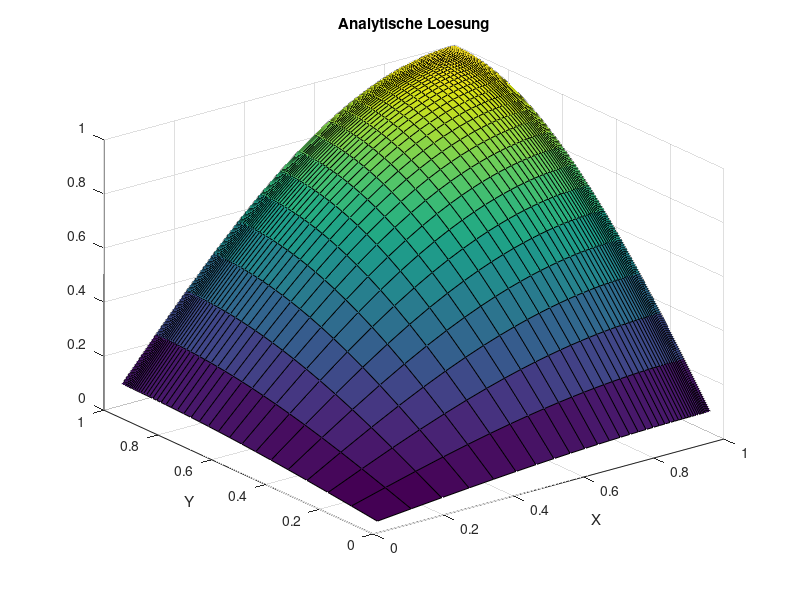
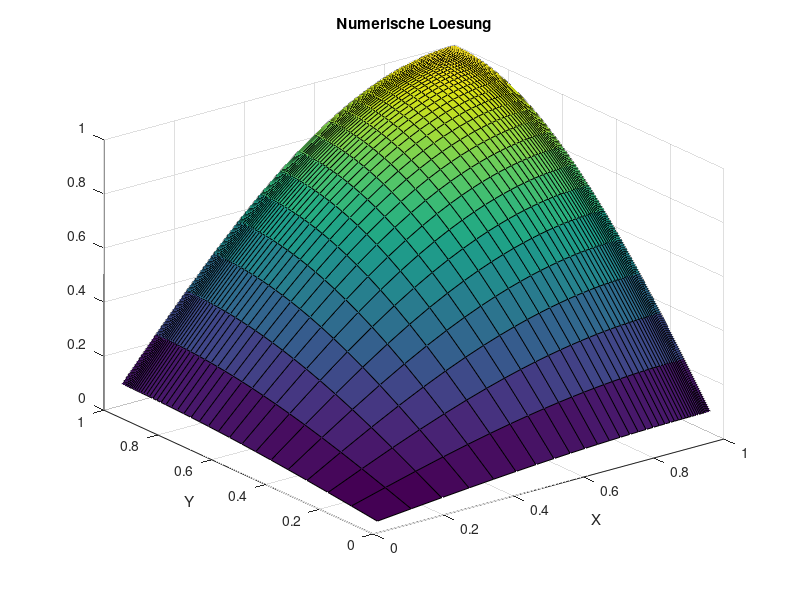
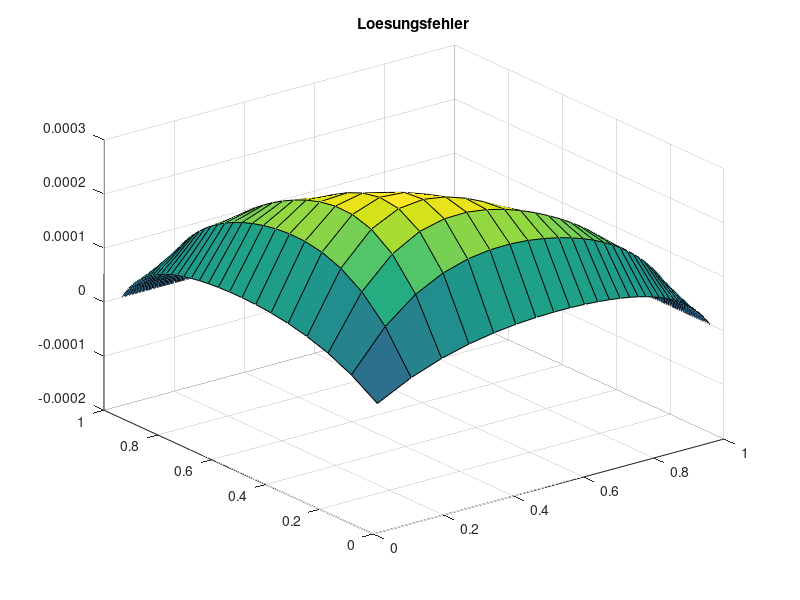
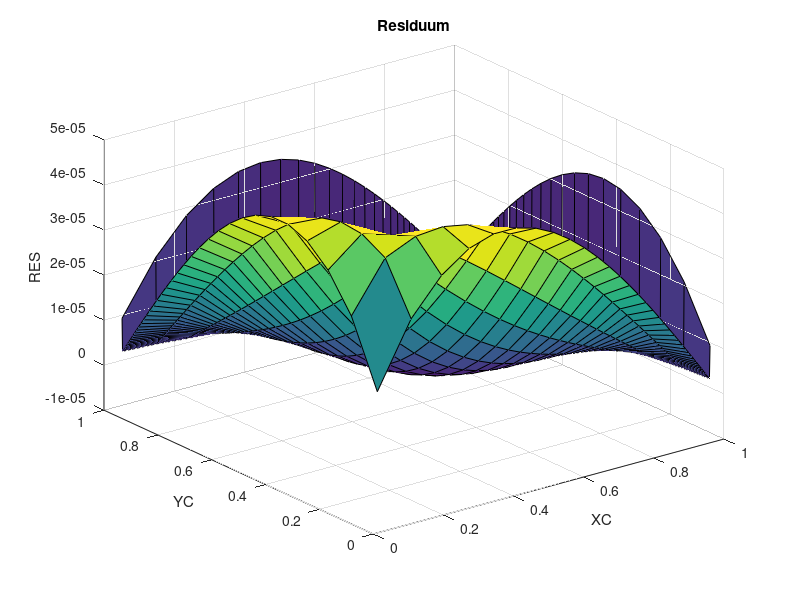

Write the MATLAB code that produced these figures, in order.
clc
clear all
close all
%SOL=@(x,y) sin(pi*x)*sin(pi*y)+1;
%MSOL=@(x,y) -2*pi^2*sin(pi*x)*sin(pi*y);
SOL=@(x,y) sin(pi/2*x)*sin(pi/2*y);
MSOL=@(x,y) -1*pi^2/2*sin(pi/2*x)*sin(pi/2*y);
DIF=1.0;
XMIN=0.0;
XMAX=1.0;
YMIN=0.0;
YMAX=1.0;
ALPHAX=0.9;
ALPHAY=0.9;
N=40; % KV's in einer Koordinatenrichtung, macht N^2 KV gesamt
NN=N*N;


X = zeros(1,N+1);
for I=1:N+1
  X(I) = XMIN + (ALPHAX^(I-1)-1)/(ALPHAX^N-1)*(XMAX-XMIN);
end

Y = zeros(1,N+1);
for I=1:N+1
  Y(I) = YMIN + (ALPHAY^(I-1)-1)/(ALPHAY^N-1)*(YMAX-YMIN);
end

%NDIVS = 3;
%% N halbieren
%for j=1:NDIVS
%idx =1;
%X2=0;
%for i=1:length(X)+1
  %if mod(i, 2)==1
    %X2(idx)=X(i);
    %idx=idx+1;
  %end
%end
%X=X2;
%N=length(X)-1;
%end

%for j=1:NDIVS
%idx =1;
%Y2=0;
%for i=1:length(Y)+1
  %if mod(i, 2)==1
    %Y2(idx)=Y(i);
    %idx=idx+1;
  %end
%end
%Y=Y2;
%N=length(Y)-1;
%end
%NN=N*N;

XC = (X(1:N)+X(2:N+1))/2;
YC = (Y(1:N)+Y(2:N+1))/2;
XCR = [XMIN, XC, XMAX];
YCR = [YMIN, YC, YMAX];

%%% ANALYTISCHE LÖSUNG
TA = zeros(N, N);
for I=1:N
  for J=1:N
    TA(I, J)=SOL(XC(I), YC(J));
  end
end

figure(1)
surf(XC, YC, TA');
title('Analytische Loesung')
xlabel('X')
ylabel('Y')

%%% FVM Lösung

% Randbedingungen
for I=1:N RBS(I)=SOL(XC(I), 0); end
for I=1:N RBN(I)=SOL(XC(I), 1); end
for I=1:N RBE(I)=SOL(1, YC(I)); end
for I=1:N RBW(I)=SOL(0, YC(I)); end

% Koeffizienten speichern
AP = zeros(N);
AE = zeros(N);
AN = zeros(N);
AW = zeros(N);
AS = zeros(N);

for I=1:N
  for J=1:N
    DX = X(I+1)-X(I);
    DY = Y(J+1)-Y(J);

    DXE = XCR(I+2)-XCR(I+1);
    DXW = XCR(I+1)-XCR(I);

    DYN = YCR(J+2)-YCR(J+1);
    DYS = YCR(J+1)-YCR(J);

    AE(I,J) = DIF*DY/DXE;
    AW(I,J) = DIF*DY/DXW;
    AN(I,J) = DIF*DX/DYN;
    AS(I,J) = DIF*DX/DYS;

    AP(I,J) = -AE(I,J)-AN(I,J)-AW(I,J)-AS(I,J);
  end
end

% Gesamtgleichungssystem aufstellen
A = zeros(NN);
b = zeros(NN, 1);

for J=1:N
  for I=1:N
    IDX = (J-1)*N + I;

    DX = X(I+1)-X(I);
    DY = Y(J+1)-Y(J);
    b(IDX) = MSOL(XC(I),YC(J))*DX*DY;

    % Hauptdiagonale
    A(IDX, IDX) = AP(I,J);

    % Westliche Nebendiagonale
    if mod(IDX,N)==1
      b(IDX) = b(IDX)-AW(I,J)*RBW(J);
    else
      A(IDX, IDX-1) = AW(I,J);
    end

    % Östliche Nebendiagonale
    if mod(IDX,N)==0
      b(IDX) = b(IDX)-AE(I,J)*RBE(J);
    else
      A(IDX, IDX+1) = AE(I,J);
    end

    % Nördliche Nebendiagonale
    if IDX > NN-N
      b(IDX) = b(IDX)-AN(I,J)*RBN(I);
    else
      A(IDX, IDX+N) = AN(I,J);
    end

    % Südliche Nebendiagonale
    if IDX <= N
      b(IDX) = b(IDX)-AS(I,J)*RBS(I);
    else
      A(IDX, IDX-N) = AS(I,J);
    end
  end
end

t=A\b;
T=reshape(t,N,N);

% mit Randwerten
T2 = zeros(N+2);
T2(2:N+1,2:N+1) = T;

figure(2)
surf(XC, YC, T');
title('Numerische Loesung')
xlabel('X')
ylabel('Y')


%%% Lösungsfehler berechnen
SERR=0.0;
ERR=zeros(N);
for I=1:N
  for J=1:N
    ERR(I,J)=T(I, J)-TA(I, J);
    SERR=SERR+ERR(I,J)^2;
  end
end
SERR=sqrt(SERR/NN);

figure(3)
surf(XC, YC, ERR');
title('Loesungsfehler')

fprintf('Summierter Fehler %16.10e NN=%g\n', SERR, NN);

%%% ORDNUNG  BESTIMMEN
ERR5=6.5277704659e-02;
ERR10=1.0773515741e-02;
ERR20=2.2555829695e-03;
ERR40=5.4229194964e-04;
op=log((ERR5)/(ERR10))/log(2);
fprintf('Ordnung des Verfahrens %16.10e \n',op  );
op=log((ERR10)/(ERR20))/log(2);
fprintf('Ordnung des Verfahrens %16.10e \n',op  );
op=log((ERR20)/(ERR40))/log(2);
fprintf('Ordnung des Verfahrens %16.10e \n',op  );



%%% RESIDUUM BERECHNEN
s=zeros(N);
for I=1:N
  for J=1:N
    s(I, J)=SOL(XC(I), YC(J));
  end
end

s=reshape(s, NN, 1);

RES=A*s-b;

RES2 = reshape(RES, N, N);

figure(4)
surf(XC, YC, RES2');

xlabel('XC')
ylabel('YC')
zlabel('RES')
title('Residuum')

%%% Truncation Error berechnen

% b ohne Randwerte
TERR=zeros(N);
b=zeros(N);
for I=1:N
  for J=1:N
    DX = X(I+1)-X(I);
    DY = Y(J+1)-Y(J);
    b(I,J) = MSOL(XC(I),YC(J))*DX*DY;
  end
end

for I=3:N-2
  for J=3:N-2
    % benötigte Werte zwischenspeichern
    XEE=XCR(I+3);
    XE=XCR(I+2);
    XP=XCR(I+1);
    XW=XCR(I);
    XWW=XCR(I-1);
    Xe=X(I+1);
    Xee=X(I+2);
    Xw=X(I);
    Xww=X(I-1);

    DX = Xe-Xw;

    YNN=YCR(J+3);
    YN=YCR(J+2);
    YP=YCR(J+1);
    YS=YCR(J);
    YSS=YCR(J-1);
    Yn=Y(J+1);
    Ynn=Y(J+2);
    Ys=Y(J);
    Yss=Y(J-1);

    DY = Yn-Ys;

    fE=b(I+1,J);
    fP=b(I,J);
    fW=b(I-1,J);
    fN=b(I,J+1);
    fS=b(I,J-1);

    TEE=T(I+2,J);
    TE=T(I+1,J);
    TP=T(I,J);
    TW=T(I-1,J);
    TWW=T(I-2,J);
    TN=T(I,J+1);
    TNN=T(I,J+2);
    TS=T(I,J-1);
    TSS=T(I,J-2);


    DX = X(I+1)-X(I);
    DY = Y(J+1)-Y(J);

    % Source Term
    TERRSO = 1/2*((fE-fP)/((XE-XP)*DX) - (fP-fW)/((XP-XW)*DX))...
           * ((Xe-XP)^3 - (Xw-XP)^3)/3*DY...
          + 1/2*((fN-fP)/((YN-YP)*DY) - (fP-fS)/((YP-YS)*DY))...
           * ((Yn-YP)^3 - (Ys-YP)^3)/3*DX;

    TERRE = 1/(2*(XE-XP))*((TEE-TP)/(XEE-XP)-(TE-TW)/(XE-XW))...
      * (((XP-Xe)^2-(XE-Xe)^2)/(XE-XP))...
      + (1/(Xee-Xe)*((TEE-TE)/(XEE-XE)-(TE-TP)/(XE-XP)) - 1/(Xe-Xw)*((TE-TP)/(XE-XP)-(TP-TW)/(XP-XW)))...
      * 1/(6*(XE-XP))*(((XP-Xe)^3-(XE-Xe)^3)/(XE-XP));

    TERRW = 1/(2*(XP-XW))*((TE-TW)/(XE-XW)-(TP-TWW)/(XP-XWW))...
      * (((XW-Xw)^2-(XP-Xw)^2)/(XP-XW))...
      + (1/(Xe-Xw)*((TE-TP)/(XE-XP)-(TP-TW)/(XP-XW)) - 1/(Xw-Xww)*((TP-TW)/(XP-XW)-(TW-TWW)/(XW-XWW)))...
      * 1/(6*(XP-XW))*(((XW-Xw)^3-(XP-Xw)^3)/(XP-XW));

    TERRN = 1/(2*(YN-YP))*((TNN-TP)/(YNN-YP)-(TN-TS)/(YN-YS))...
      * (((YP-Yn)^2-(YN-Yn)^2)/(YN-YP))...
      + (1/(Ynn-Yn)*((TNN-TN)/(YNN-YN)-(TN-TP)/(YN-YP)) - 1/(Yn-Ys)*((TN-TP)/(YN-YP)-(TP-TS)/(YP-YS)))...
      * 1/(6*(YN-YP))*(((YP-Yn)^3-(YN-Yn)^3)/(YN-YP));

    TERRS = 1/(2*(YP-YS))*((TN-TS)/(YN-YS)-(TP-TSS)/(YP-YSS))...
      * (((YS-Ys)^2-(YP-Ys)^2)/(YP-YS))...
      + (1/(Yn-Ys)*((TN-TP)/(YN-YP)-(TP-TS)/(YP-YS)) - 1/(Ys-Yss)*((TP-TS)/(YP-YS)-(TS-TSS)/(YS-YSS)))...
      * 1/(6*(YP-YS))*(((YS-Ys)^3-(YP-Ys)^3)/(YP-YS));

    TERR(I,J) = TERRSO - TERRE + TERRW - TERRN + TERRS;
  end
end

figure(5)

surf(XC, YC, TERR');
title('TE');


RESTE = RES2-TERR;
figure(6)
surf(XC(3:N-2), YC(3:N-2), RESTE(3:N-2, 3:N-2)');
title('RES-TE');
